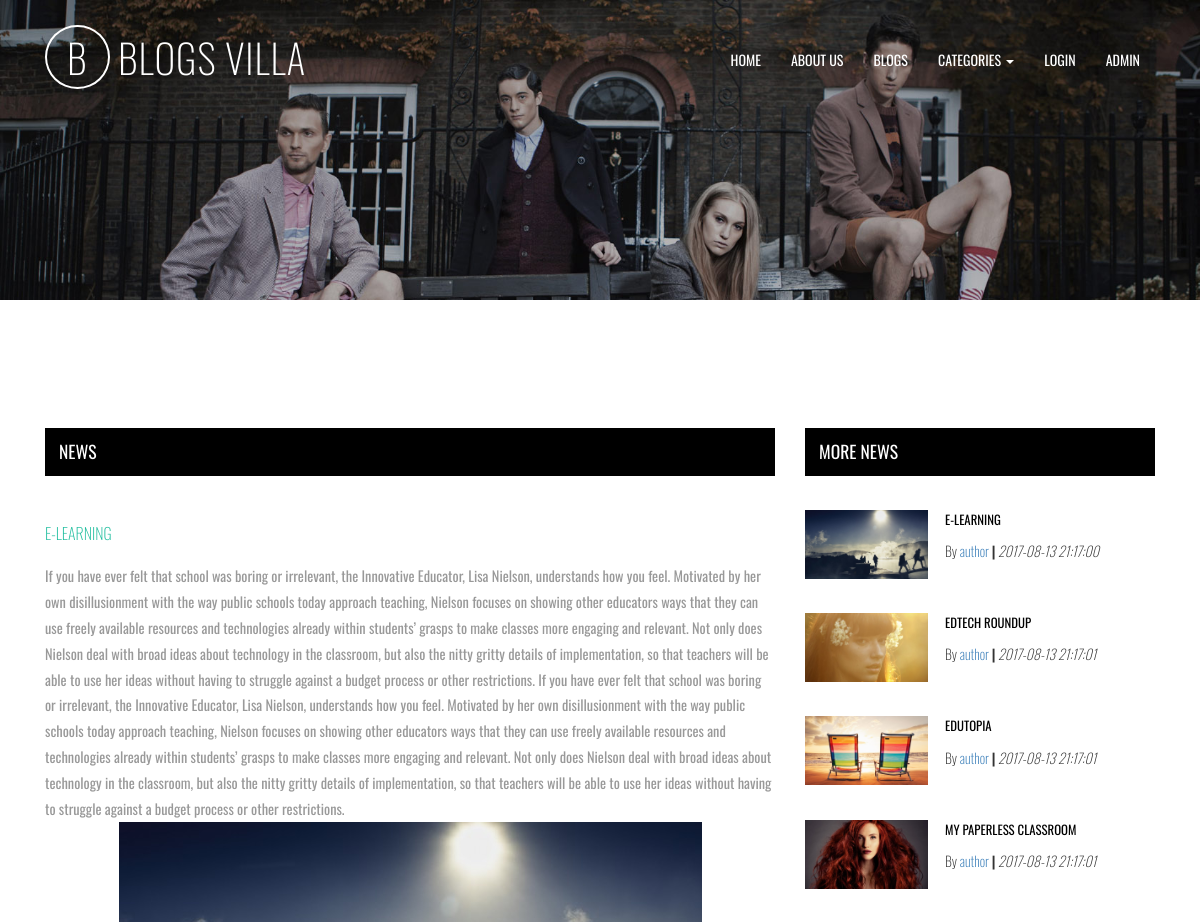
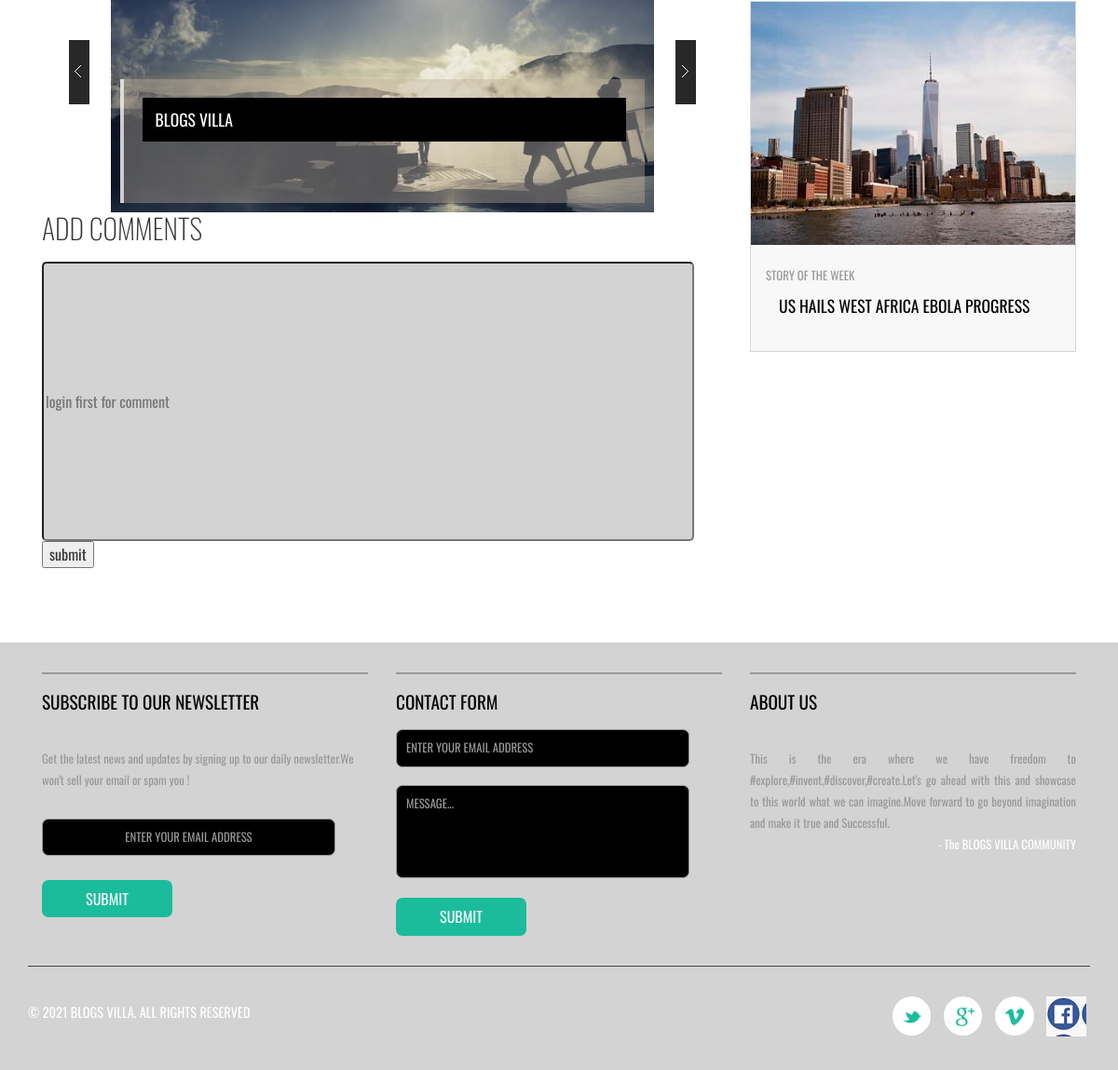
The app's page /blog_description.php?idb=13 with its own data (2 pictures, top to bottom).
### tables this page shows
CREATE TABLE `blog` (
  `idb` int(11) NOT NULL,
  `category_id` int(11) NOT NULL,
  `title` varchar(255) NOT NULL,
  `blog_content` varchar(50000) NOT NULL,
  `date` timestamp NOT NULL DEFAULT CURRENT_TIMESTAMP ON UPDATE CURRENT_TIMESTAMP,
  `posted_by` varchar(300) NOT NULL,
  `image` varchar(5000) NOT NULL,
  `video` varchar(5000) NOT NULL
);

### blog_description.php (the view, shortened to what this page needs)
<!DOCTYPE HTML>
<html>
<head>
<link href="css/bootstrap.css" rel="stylesheet" type="text/css" media="all" />
<link href="css/style.css" rel="stylesheet" type="text/css" media="all" />
		<link rel="stylesheet" href="css/chocolat.css" type="text/css" media="screen" charset="utf-8">
</head>
<body>
<?php
					include("connect.php");
?>
	<div class="banner1">
		<div class="banner-info1">
			<div class="container">
				<nav class="navbar navbar-default">
					<div class="navbar-header">
						<div class="logo">
							<a class="navbar-brand" href="index.php"><span>B</span> Blogs Villa</a>
						</div>
					</div>
					<div class="collapse navbar-collapse nav-wil" id="bs-example-navbar-collapse-1">
						<ul class="nav navbar-nav cl-effect-18" id="cl-effect-18">
							<li><a href="index.php" class="effect1">Home</a></li>
							<li><a href="about_us.php">About Us</a></li>
							<li><a href="blogs.php">Blogs</a></li>
							<li role="presentation" class="dropdown">
								<li role="presentation" class="dropdown">
								<a class="dropdown-toggle" data-toggle="dropdown" href="?id" role="button" aria-haspopup="true" aria-expanded="false">
								  Categories <span class="caret"></span>
								</a>
									<?php
								$a=mysqli_query($con,"select * from blog_category");
								while($b=mysqli_fetch_assoc($a))
								{ ?>
									<li><a href="category_blog.php?id=<?php echo $b['id']; ?>"><?php echo $b['category']; ?></a></li>
                                 <?php } ?>
							</li>
							<li>
							<?php
								if(isset($_SESSION['useremail']))
								{?>
				<li><a href="index.php"><i class="fa fa-user"></i><?php echo $_SESSION['useremail']; ?></a></li>
							<li><a href="logout.php"><i class="fa fa-key"></i>logout</a></li>
								<?php }
								else{ ?>
								<a href="signup/login.php">Login</a>
							 <?php } ?>
							</li>
							<li><a href="admin/newlogin.php">Admin</a></li>
						</ul>
					</div>
				</nav>
			</div>
		</div>
	</div>
	<div class="slicebox-slider">
		<div class="container">
			<div class="slicebox-slider-grid">
				<div class="col-md-8 slicebox-slider-left">
					<?php
					if(isset($_REQUEST['idb']))
					{
							$id=$_REQUEST['idb'];
										$a=mysqli_query($con,"select * from blog where idb='$id'");
							$b=mysqli_fetch_assoc($a);
					}
					?>
					<div class="albums">
						<h3>News</h3>
						<div class="albums-grids">
							<div class="albums-grid1">
<h4><?php echo $b['title']; ?></h4>
								<p><?php echo $b['blog_content']; ?></p>
								<div class="wrapper1">
							<ul id="sb-slider" class="sb-slider">
								<li>
									<a href="blog_description.php?idb=<?php echo $b['idb']; ?>" target="_blank"><img src="<?php echo $b['image']; ?>" alt="" class="img-responsive" /></a>
									<div class="sb-description">
									<h3>BLOGS VILLA</h3>
									</div>
								</li>
							</ul>
							<div id="nav-arrows" class="nav-arrows">
								<a href="#">Next</a>
								<a href="#">Previous</a>
							</div>
					</div>
							</div>
						</div>
					</div>
					<form action="" method="">
					<h2>ADD COMMENTS</h2>
					<input type="text" placeholder="login first for comment" name="comments" style="height: 300px; width: 700px; margin-top: 20px; background-color: lightgrey; border-radius: 5px;" ></textarea>
					<button name="signup">submit</button>
					</form>
				</div>
				<div class="col-md-4 breaking-news-grid-right slicebox-slider-right">
					<h3>MORE NEWS</h3>
					<ul>
					<?php
						$c=mysqli_query($con,"select * from blog where category_id='$b[category_id]'");
while($d=mysqli_fetch_assoc($c))
{?>
						<li>
							<div class="breaking-news-grid-right-grids">
								<div class="breaking-news-grid-right-gridl">
									<img src="<?php echo $d['image']; ?>"  height="400px" width="300px" alt=" " class="img-responsive" />
								</div>
								<div class="breaking-news-grid-right-gridr">
								<h4><a href="blog_description.php?idb=<?php echo $d['idb']; ?>"><?php echo $d['title']; ?></a></h4>
										<h5>By <a href="blog_description.php">
										<?php echo $d['posted_by']; ?></a> <label>|</label>
										 <i><?php echo $d['date']; ?></i></h5>
								</div>
								<div class="clearfix"> </div>
							</div>
						</li>
						<?php } ?>
							</ul>
					<div class="news-grid-rght3">
						<img src="images/18.jpg" alt=" " class="img-responsive">
						<div class="story">
							<p>story of the week</p>
							<h3><a href="single.html">US hails west Africa Ebola progress</a></h3>
						</div>
					</div>
				</div>
			</div>
		</div>
	</div>
<?php
	include("footer.php");
	?>
</body>
</html>

### css/chocolat.css (style rules this page uses)
body { margin:0; padding:0; }

### records on screen
blog: title "E-LEARNING", blog_content "If you have ever felt that school was boring or irrelevant, the Innovative Educator, Lisa Nielson, understands how you feel. Motivated by her own disillusionment with the way public schools today approach teaching, Nielson focuses on showing other educators ways that they can use freely available resources and technologies already within students’ grasps to make classes more engaging and relevant. Not only does Nielson deal with broad ideas about technology in the classroom, but also the nitty gritty details of implementation, so that teachers will be able to use her ideas without having to struggle against a budget process or other restrictions. If you have ever felt that school was boring…", image (picture), posted_by "author", date "2017-08-13 21:17:00"
blog: image (picture), title "EDTECH ROUNDUP", posted_by "author", date "2017-08-13 21:17:01"
blog: image (picture), title "EDUTOPIA", posted_by "author", date "2017-08-13 21:17:01"
blog: image (picture), title "MY PAPERLESS CLASSROOM", posted_by "author", date "2017-08-13 21:17:01"
